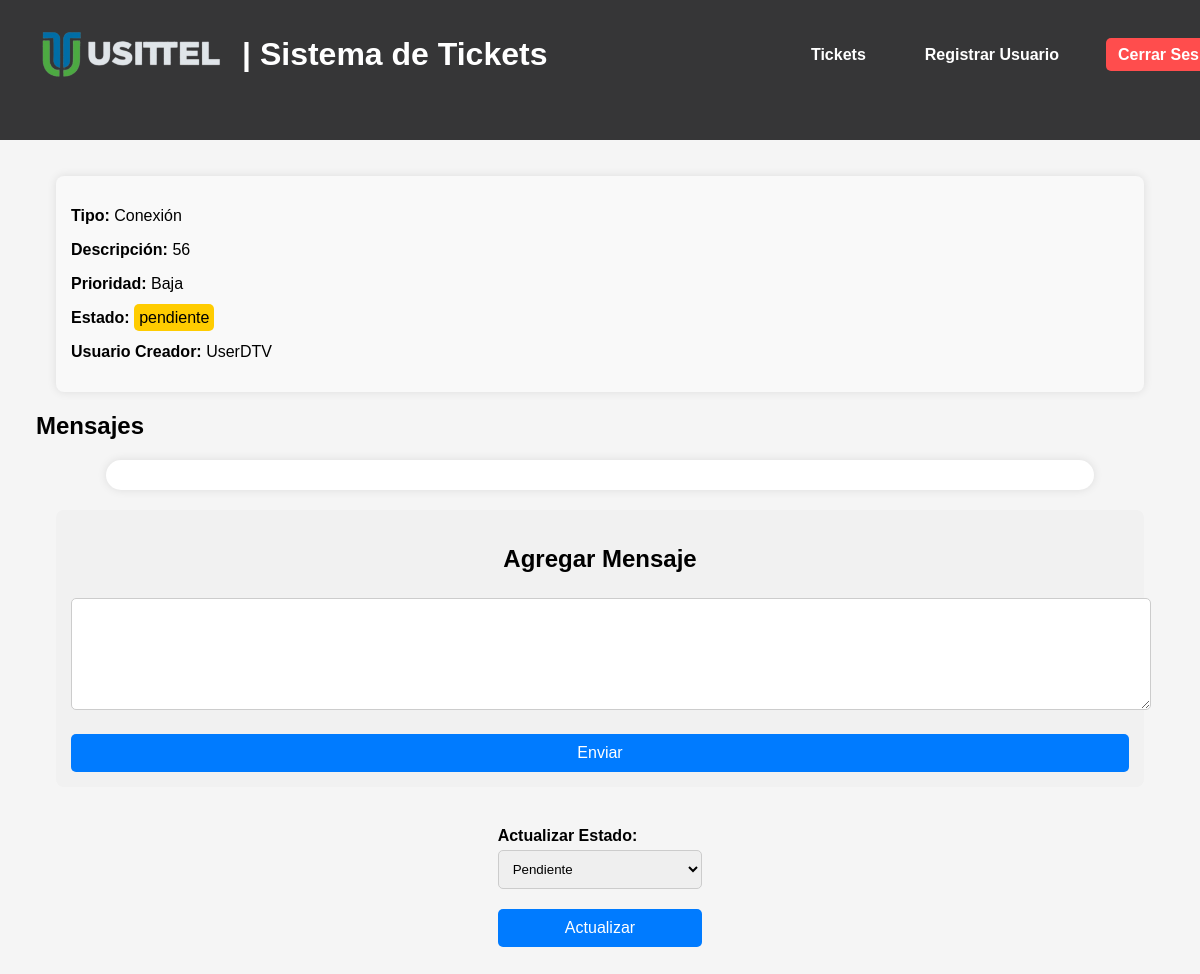
Screenshot of /ticket/66 (signed in) with the database file from the repository.
### tables this page shows
CREATE TABLE tickets (
    id INTEGER PRIMARY KEY AUTOINCREMENT,
    tipo TEXT NOT NULL,
    descripcion TEXT NOT NULL,
    prioridad TEXT NOT NULL,
    fecha_creacion DATETIME DEFAULT CURRENT_TIMESTAMP,
    usuario_creador TEXT NOT NULL,
    notas TEXT,
    archivo TEXT
, usuario_asignado TEXT, estado TEXT DEFAULT 'pendiente');

### app.py (the view)
@app.route('/ticket/<int:id>', methods=['GET'])
@login_required
def view_ticket(id):
    conn = get_db_connection()
    ticket = conn.execute('SELECT * FROM tickets WHERE id = ?', (id,)).fetchone()
    messages = conn.execute('SELECT * FROM messages WHERE ticket_id = ? ORDER BY fecha ASC', (id,)).fetchall()
    conn.close()
    if not ticket:
        return "Ticket no encontrado", 404
    return render_template('view_ticket.html', ticket=ticket, messages=messages, current_user=current_user)

### app.py (called while the page is built)
def get_db_connection():
    conn = sqlite3.connect('database.db', timeout=10)  # Espera hasta 10 segundos si la base de datos está bloqueada
    conn.row_factory = sqlite3.Row
    return conn

@login_manager.user_loader
def load_user(user_id):
    conn = get_db_connection()
    user = conn.execute('SELECT * FROM users WHERE id = ?', (user_id,)).fetchone()
    conn.close()
    if user:
        return User(id=user['id'], username=user['username'], role=user['role'])
    return None

### templates/view_ticket.html (shortened to what this page needs)
<!DOCTYPE html>
<html lang="es">
<head>
    <link rel="stylesheet" href="{{ url_for('static', filename='styles.css') }}">
</head>
<body>
    {% extends "base.html" %}
{% block content %}
    <header>
        {% include 'header.html' %}
        <h1>Detalles del Ticket #{{ ticket['id'] }}</h1>
        <nav>
            <a href="/tickets" class="btn-back">Volver a la lista de tickets</a>
        </nav>
    </header>
    <div style="margin: 3%">
    <div class="ticket-details">
        <p><strong>Tipo:</strong> {{ ticket['tipo'] }}</p>
        <p><strong>Descripción:</strong> {{ ticket['descripcion'] }}</p>
        <p><strong>Prioridad:</strong> {{ ticket['prioridad'] }}</p>
        <p><strong>Estado:</strong> <span class="estado-{{ ticket['estado']|lower }}">{{ ticket['estado'] }}</span></p>
        <p><strong>Usuario Creador:</strong> {{ ticket['usuario_creador'] }}</p>
    </div>
    <h2>Mensajes</h2>
    <div class="chat-container">
    </div>
    {% if ticket['estado'].lower() != 'cerrado' %}
    <div class="message-form">
        <h2>Agregar Mensaje</h2>
        <form method="POST" action="{{ url_for('add_message', ticket_id=ticket['id']) }}">
            <textarea name="mensaje" rows="6" required></textarea><br>
            <button type="submit" class="btn-action">Enviar</button>
        </form>
    </div>
    {% else %}
    <p class="closed-ticket-message"><strong>Este ticket está cerrado y no se pueden agregar mensajes.</strong></p>
    {% endif %}
    <div class="actions-container">
        {% if current_user.role == 'usittel' and ticket.estado != 'cerrado' %}
        <form action="{{ url_for('update_ticket', id=ticket.id) }}" method="POST">
            <label for="estado">Actualizar Estado:</label>
            <select name="estado" required>
                <option value="pendiente" {% if ticket.estado == 'pendiente' %}selected{% endif %}>Pendiente</option>
            </select>
            <button type="submit" class="btn-action">Actualizar</button>
        </form>
        {% endif %}
    </div>
</div>
{% endblock %}

### static/styles.css (style rules this page uses)
body { font-family: Arial, sans-serif; margin: 0; padding: 0; background-color: #f5f5f5; }
header { background-color: #363637; color: white; padding: 15px; display: flex; justify-content: space-between; align-items: center; }
header nav a { color: white; text-decoration: none; margin-left: 15px; }
.ticket-details { background: #f9f9f9; padding: 15px; margin: 20px; border-radius: 8px; box-shadow: 0 0 10px rgba(0, 0, 0, 0.1); }
textarea { width: 100%; padding: 10px; border-radius: 5px; }
h1 { color: #333; }
button { width: 100%; background: #007bff; color: white; border: none; padding: 10px; margin-top: 20px; border-radius: 5px; cursor: pointer; font-size: 16px; }
.estado-pendiente { background: #ffcc00; color: black; padding: 5px; border-radius: 5px; }
.chat-container { max-width: 85%; margin: 20px auto; padding: 15px; border-radius: 25px; background: #ffffff; box-shadow: 0 0 10px rgba(0, 0, 0, 0.1); }
.message-form { margin: 20px; padding: 15px; background: #f1f1f1; border-radius: 8px; text-align: center; }
.actions-container { display: flex; justify-content: center; gap: 10px; margin: 30px; }
label { display: block; text-align: left; font-weight: bold; margin-top: 10px; }
input, select, textarea { width: 100%; padding: 10px; margin-top: 5px; border: 1px solid #ccc; border-radius: 5px; }
.btn-action { width: 100%; background: #007bff; color: white; border: none; padding: 10px; margin-top: 20px; border-radius: 5px; cursor: pointer; font-size: 16px; }

### rows the page displays
tickets: tipo "Conexión", descripcion "56", prioridad "Baja", estado "pendiente", usuario_creador "UserDTV", estado "Pendiente"
